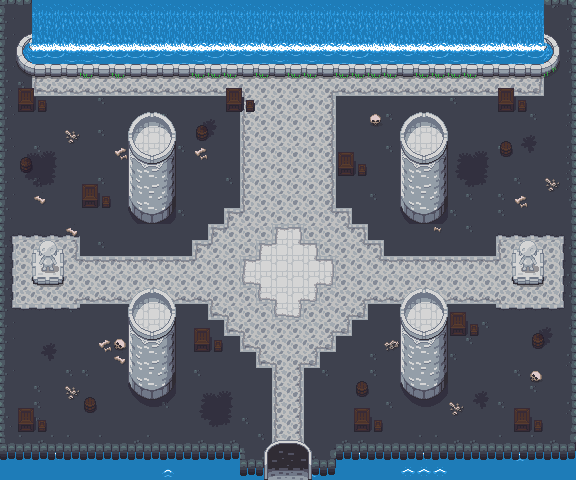

This is a level from a 2D game, rendered from its Tiled map with the project's own tilesets. A one-line summary and the map file follow, with tile-layer data summarised:
An orthogonal 36x30 tile map with 16x16 px tiles, 12 tile layers (Collisions, Ground , Statutes , Water Ground , ...), 2 tilesets and 6 objects (WatertempleEntrance, WatertempleExit, SpawnBoss, Spawn, SpawnItems, ...).

<map version="1.10" tiledversion="1.10.0" orientation="orthogonal" renderorder="right-down" width="36" height="30" tilewidth="16" tileheight="16" infinite="0" nextlayerid="18" nextobjectid="9">
 <tileset firstgid="1" source="../tsx/Overworld_tiled.tsx" />
 <tileset firstgid="1441" source="../tsx/dungeon_tiles.tsx" />
 <layer id="15" name="Collisions" width="36" height="30">
  <data>[1080 cells, 166 non-empty, 1 distinct tile ids]</data>
 </layer>
 <layer id="9" name="Ground " width="36" height="30">
  <data>[1080 cells, 1080 non-empty, 5 distinct tile ids]</data>
 </layer>
 <layer id="16" name="Statutes " width="36" height="30">
  <data>[1080 cells, 12 non-empty, 6 distinct tile ids]</data>
 </layer>
 <layer id="10" name="Water Ground " width="36" height="30">
  <data>[1080 cells, 72 non-empty, 3 distinct tile ids]</data>
 </layer>
 <layer id="4" name="Walls " width="36" height="30">
  <data>[1080 cells, 158 non-empty, 21 distinct tile ids]</data>
 </layer>
 <layer id="8" name="Chains " width="36" height="30">
  <data>[1080 cells, 12 non-empty, 3 distinct tile ids]</data>
 </layer>
 <layer id="11" name="Center " width="36" height="30">
  <data>[1080 cells, 174 non-empty, 12 distinct tile ids]</data>
 </layer>
 <objectgroup id="14" name="Waypoints">
  <object id="1" name="WatertempleEntrance" x="281.667" y="426.583">
   <point />
  </object>
  <object id="2" name="WatertempleExit" x="264" y="439.333" width="46.6667" height="38" />
  <object id="5" name="SpawnBoss" x="288.667" y="271.333">
   <point />
  </object>
  <object id="6" name="Spawn" x="295.5" y="426.5">
   <point />
  </object>
  <object id="7" name="SpawnItems" x="288.5" y="97">
   <point />
  </object>
  <object id="8" name="SpawnMerchant" x="562.5" y="5.25">
   <point />
  </object>
 </objectgroup>
 <layer id="2" name="Entrance " width="36" height="30">
  <data>[1080 cells, 12 non-empty, 12 distinct tile ids]</data>
 </layer>
 <layer id="12" name="Wood Box " width="36" height="30">
  <data>[1080 cells, 58 non-empty, 7 distinct tile ids]</data>
 </layer>
 <layer id="5" name="Pillars " width="36" height="30">
  <data>[1080 cells, 90 non-empty, 24 distinct tile ids]</data>
 </layer>
 <layer id="13" name="Stain " width="36" height="30">
  <data>[1080 cells, 63 non-empty, 16 distinct tile ids]</data>
 </layer>
 <layer id="6" name="Watter Fall " width="36" height="30">
  <data>[1080 cells, 166 non-empty, 18 distinct tile ids]</data>
 </layer>
</map>
